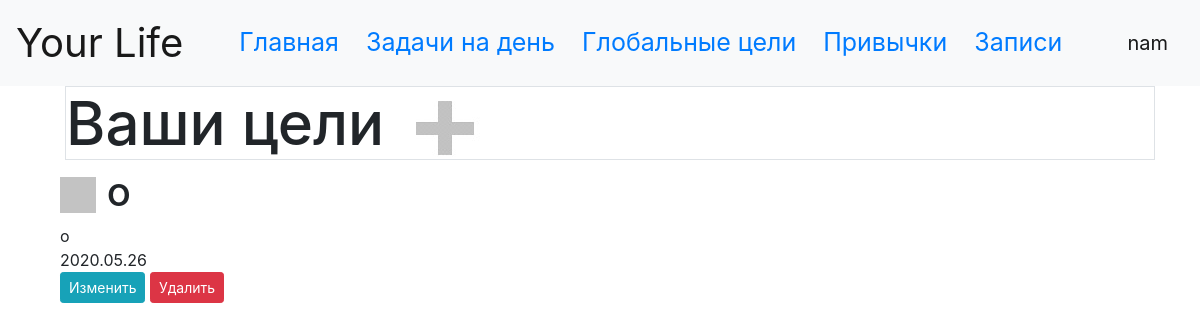
Page /aims (signed in) on the earlier database version.
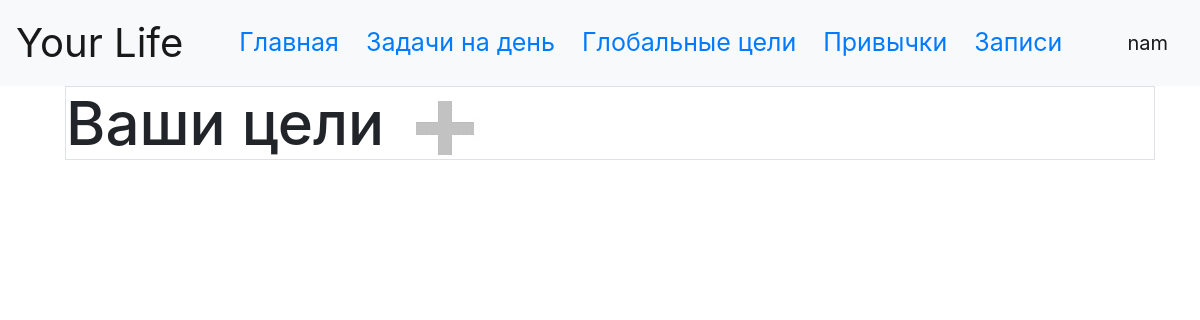
Same page on the later database version.
### data/aims.py (models this page shows)
class Aim(SqlAlchemyBase, UserMixin, SerializerMixin):
    __tablename__ = 'aims'
    id = sqlalchemy.Column(sqlalchemy.Integer,
                           primary_key=True, autoincrement=True)
    name = sqlalchemy.Column(sqlalchemy.String, nullable=True)
    about = sqlalchemy.Column(sqlalchemy.String, nullable=True)
    is_finished = sqlalchemy.Column(sqlalchemy.Boolean)
    author = sqlalchemy.Column(sqlalchemy.Integer,
                               sqlalchemy.ForeignKey("users.id"), nullable=True)
    finish_date = sqlalchemy.Column(sqlalchemy.String, nullable=True)
    user = orm.relation('User')

### server.py (the view)
@app.route('/aims')
def aims():
    update_aims()
    session = db_session.create_session()
    aims = session.query(Aim)
    return render_template("aims.html", news=aims)

### data/db_session.py (called while the page is built)
def create_session() -> Session:
    global __factory
    return __factory()

### server.py (called while the page is built)
@login_manager.user_loader
def load_user(user_id):
    session = db_session.create_session()
    return session.query(User).get(user_id)

def update_aims():
    session = db_session.create_session()
    for elem in session.query(Aim):
        if '.'.join(str(datetime.date.today()).split('-')) == str(elem.finish_date):
            aim_id = elem.id
            requests.delete(f'http://localhost:{PORT}/api/aims/{aim_id}').json()

### templates/aims.html
{% extends "base.html" %}
{% block content %}
<h1 class='border' style="font-size: 60px; margin-left: 20px;">Ваши цели
    <a href="/add_aim" style="text-indent: 800 px;">
        <img src="{{ url_for('static', filename='add_icon.jpg') }}">
    </a>
</h1>
<nav>
    {% for item in news%}
    {% if current_user.email == item.author %}
    <div class="col-md6 rounded">
        <label class="container">
            <h1>
                <a href="/change_aim/{{ item.id }}">
                    {% if item.is_finished == True%}
                        <img src="{{ url_for('static', filename='done.jpg') }}">
                    {% else %}
                    <img src="{{ url_for('static', filename='no_done.jpg') }}">
                    {% endif %}
                </a>
                {{ item.name }}
            </h1>
            <div>
                {{item.about}}
            </div>
            <div>
                {{item.finish_date}}
            </div>
            <div>
                <a href="/edit_aim/{{ item.id }}" class="btn btn-info btn-sm">Изменить</a>
                <a href="/aim_delete/{{ item.id }}" class="btn btn-danger btn-sm">Удалить</a>
            </div>
        </label>
    </div>
    {% endif %}
    {% endfor %}
</nav>
{% endblock %}

Differences in the rows shown:
removed Aim: is_finished False (drawn), name "o", about "o", finish_date "2020.05.26"
